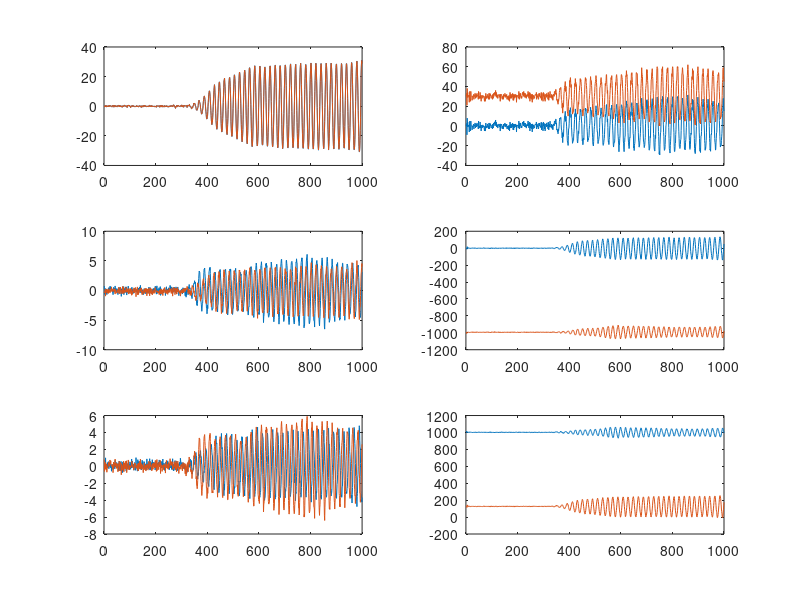
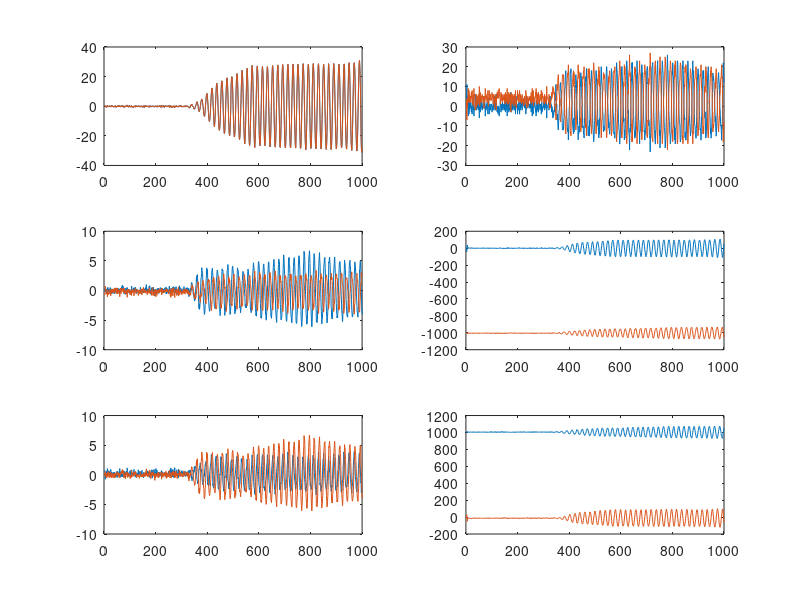
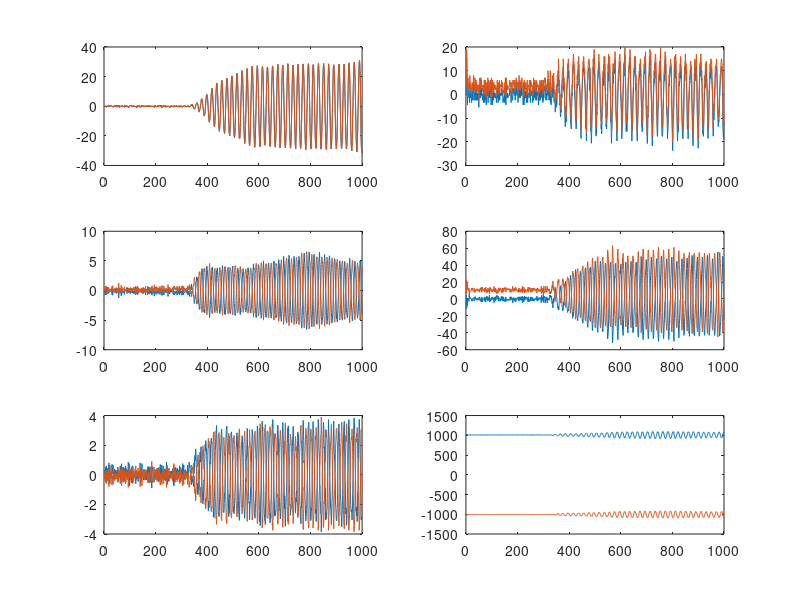
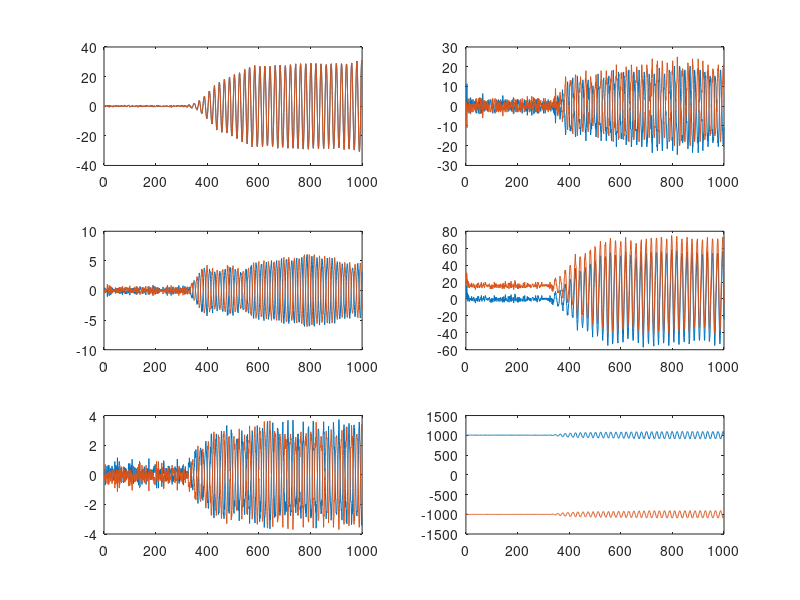

Source code (MATLAB) for these figures, in order: (Note: this script raises an error after producing the figures.)
%Calculates the orientation of each sensor
temp = load('IMU1_raw.mat');
imu1_raw = temp.ans;
temp = load('IMU2_raw.mat');
imu2_raw = temp.ans;
temp = load('IMU3_raw.mat');
imu3_raw = temp.ans;
temp = load('IMU4_raw.mat');
imu4_raw = temp.ans;
temp = load('oqus_measured.mat');
oqus = temp.ans;

%Orientation vector, roll in 1st row, pitch in 2nd row, yaw in 3rd row
orientation = [];

%Roll angle based on average measurements without movement
avg_imu = [mean(imu1_raw(5,1:495)), mean(imu2_raw(5,1:495)), mean(imu3_raw(5,1:495)), mean(imu4_raw(5,1:495)); ...
    mean(imu1_raw(6,1:495)), mean(imu2_raw(6,1:495)), mean(imu3_raw(6,1:495)), mean(imu4_raw(6,1:495)); ...
    mean(imu1_raw(7,1:495)), mean(imu2_raw(7,1:495)), mean(imu3_raw(7,1:495)), mean(imu4_raw(7,1:495))];
orientation(1,:) = [atan2(avg_imu(2,1),avg_imu(3,1)), atan2(avg_imu(2,2),avg_imu(3,2)), ...
    atan2(avg_imu(2,3),avg_imu(3,3)), atan2(avg_imu(2,4),avg_imu(3,4))];
orientation(2,:) = [asin(-avg_imu(1,1)/(avg_imu(:,1)'*avg_imu(:,1))^(1/2)), asin(-avg_imu(1,2)/(avg_imu(:,2)'*avg_imu(:,2))^(1/2)), ...
    asin(-avg_imu(1,3)/(avg_imu(:,3)'*avg_imu(:,3))^(1/2)), asin(-avg_imu(1,4)/(avg_imu(:,4)'*avg_imu(:,4))^(1/2))];
orientation(3,:) = [0, pi(), 0, pi()];

%Assuming yaw angle is close to 0 or 180 degrees offset from ship yaw, the
%rotation matrix is set to
R1 = zeros(3,3);
R2 = zeros(3,3);
R3 = zeros(3,3);
R4 = zeros(3,3);
J1 = zeros(3,3);
J2 = J1;
J3 = J2;
J4 = J3;


for i = 1:4
    eval(sprintf('R%i = [cos(orientation(3,i))*cos(orientation(2,i)), -sin(orientation(3,i))*cos(orientation(2,i))+cos(orientation(3,i))*sin(orientation(2,i))*sin(orientation(1,i)), sin(orientation(3,i))*sin(orientation(1,i))+cos(orientation(3,i))*cos(orientation(1,i))*sin(orientation(2,i)); sin(orientation(3,i))*cos(orientation(2,i)), cos(orientation(3,i))*cos(orientation(1,i))+sin(orientation(3,i))*sin(orientation(2,i))*sin(orientation(1,i)), -cos(orientation(3,i))*sin(orientation(1,i))+sin(orientation(2,i))*sin(orientation(3,i))*cos(orientation(1,i));-sin(orientation(2,i)), cos(orientation(2,i))*sin(orientation(1,i)), cos(orientation(1,i))*cos(orientation(2,i))];',i));
    eval(sprintf('J%i = [1, sin(orientation(1,i))*tan(orientation(2,i)), cos(orientation(1,i))*tan(orientation(2,i)); 0, cos(orientation(1,i)), -sin(orientation(1,i)); 0, sin(orientation(1,i))/cos(orientation(2,i)), cos(orientation(1,i))/cos(orientation(2,i))];',i));
end

Rot1 = blkdiag(J1, R1);
Rot2 = blkdiag(J2, R2);
Rot3 = blkdiag(J3, R3);
Rot4 = blkdiag(J4, R4);

Rot = struct('imu1', Rot1, 'imu2', Rot2, 'imu3', Rot3, 'imu4', Rot4);

for i = 1:4
    eval(sprintf('r = J%i*imu%i_raw(2:4,1:1000);',i,i));
    eval(sprintf('a = R%i*imu%i_raw(5:7,1:1000);',i,i));
    figure(i)
    eval(sprintf('subplot(3,2,1); plot(r(1,:)); hold on; plot(imu%i_raw(2,1:1000));',i))
    eval(sprintf('subplot(3,2,3); plot(r(2,:)); hold on; plot(imu%i_raw(3,1:1000));',i))
    eval(sprintf('subplot(3,2,5); plot(r(3,:)); hold on; plot(imu%i_raw(4,1:1000));',i))
    eval(sprintf('subplot(3,2,2); plot(a(1,:)); hold on; plot(imu%i_raw(5,1:1000));',i))
    eval(sprintf('subplot(3,2,4); plot(a(2,:)); hold on; plot(imu%i_raw(6,1:1000));',i))
    eval(sprintf('subplot(3,2,6); plot(a(3,:)); hold on; plot(imu%i_raw(7,1:1000));',i))
end

%Measured position of each IMU relative center of gravity defined in Quali

l1 = [100, 200, 1];
l2 = [10, 20, 30];
l3 = [-50, 200, 1];
l4 = [80, 93, 54];

% H1 = Hmatrix(l1);
% H2 = Hmatrix(l2);
% H3 = Hmatrix(l3); 
% H4 = Hmatrix(l4);
% 
% S1 = Smtrx(l1);
% S2 = Smtrx(l2);
% S3 = Smtrx(l3);
% S4 = Smtrx(l4); 
% 
% G = [eye(3), -S1, H1; eye(3), -S2, H2; eye(3), -S3, H3; eye(3), -S4, H4];

%Estimation of angular rate, modeling a LTI system in Kalman Filter

omega = [];

for i = 1:5:(length(oqus)-rem(length(oqus),5))
    omega(i) = mean(oqus(5,i:i+4)/0.01);
end
figure()
plot(omega)

%State variable = [angle, ang_rate, ang_acc]'
A = eye(9);
A(1:3,4:6) = 0.01*eye(3);
A(1:3,7:9) = 1/2*0.01^2*eye(3);
A(4:6,7:9) = 0.01*eye(3);
C = [eye(3), zeros(3,6)];

x = zeros(9,1);
P = eye(9);

Q = blkdiag(10^-6*eye(6), 10^-3.5*eye(3));
R = 0.005*eye(3);

omega_hat = [];
lambda = 1;
tracern = [];

K = blkdiag(eye(3), zeros(6,6));

for i = 1:length(oqus)
    %Prediction
    x = A*x; %x_(k,k-1)=A*x_(k-1,k-1)
    P_prev = P; %P_(k-1,k-1)
    P = lambda*A*P*A'+Q; %P_(k,k-1)=A*P_(k-1,k-1)*..
    
    %Optimal forgetting factor
    M = C*A*P_prev*A'*C';
    N = C*P*C'-C*Q*C';
    lambda = max(1, trace(N*inv(M)));
    tracern(i) = trace(N*inv(M));
    
    %Kalman gain
    K = P*C'*inv(C*P*C'+R); %K_k = P_(k,k-1)
    
    %Update
    x = x + K*(oqus(5:7,i)-C*x); %x_(k,k) = x_(k,k-1)
    omega_hat(:,i) = x;
    P = (eye(9)-K*C)*P; %P_(k,k) = P_(k,k-1)
end
figure()
subplot(3,1,1);plot(omega_hat(1,:));hold on;plot(oqus(5,:));
subplot(3,1,2);plot(omega_hat(2,:));hold on;plot(oqus(6,:));
subplot(3,1,3);plot(omega_hat(3,:));hold on;plot(oqus(7,:));

%Estimating velocity using Taylor Series Expansion, v=[vk, vb0, vb1..]'
v = zeros(6,length(oqus));

T = 0.01;

for i = 3:2:length(oqus)-1
    vb0 = (oqus(5,i)-oqus(5,i-2))/T;
    vb1 = (v(2,i)-v(2,i-2))/T;
    vb2 = (v(3,i)-v(3,i-2))/T;
    vb3 = (v(4,i)-v(4,i-2))/T;
    vb4 = (v(5,i)-v(5,i-2))/T;
    vk = vb0 + vb1*T + 1/2*vb2*T^2 + 1/6*vb3*T^3 + 1/24*vb4*T^4;
    v(1:6,i) = [vk; vb0; vb1; vb2; vb3; vb4];
end
figure()
plot(v(1,:))


%Translating all accelerations to CO
%State vector x = [p, v, g, b, w, b]' according to Kjerstad

%Initial states
p0 = Smtrx(omega_hat(1:3,100))*oqus(2:4,1);
x = [po, zeros(1,15)]';
P = eye(18);

%Selection matrices
B1 = [eye(3), zeros(3,9)];
B2 = [zeros(3,3), eye(3), zeros(3,6)];

j = 1;          %Counter for oqus measurements
for i = 1:length(imu1_raw)
    a_m = [imu1_raw(5:7,i); imu2_raw(5:7,i); imu3_raw(5:7,i); imu4_raw(5:7,i)];
    while imu1_raw(1,i) ~= oqus(1,j)
        j = j+1;
    end
    %System matrix
    A = [-Smtrx(omega_hat(4:6,j)), eye(3), zeros(3,12);...
        zeros(3,3), -Smtrx(omega_hat(4:6,j)), -eye(3), -eye(3), zeros(3,6);...
        zeros(3,6), -Smtrx(omega_hat(4:6,j)), zeros(3,9);...
        zeros(3,18); zeros(3,15), eye(3); zeros(3,18)];
    %Gain matrix
    B = [zeros(3,12); B1; zeros(6,12); B2; zeros(3,12)]*inv(G);
end